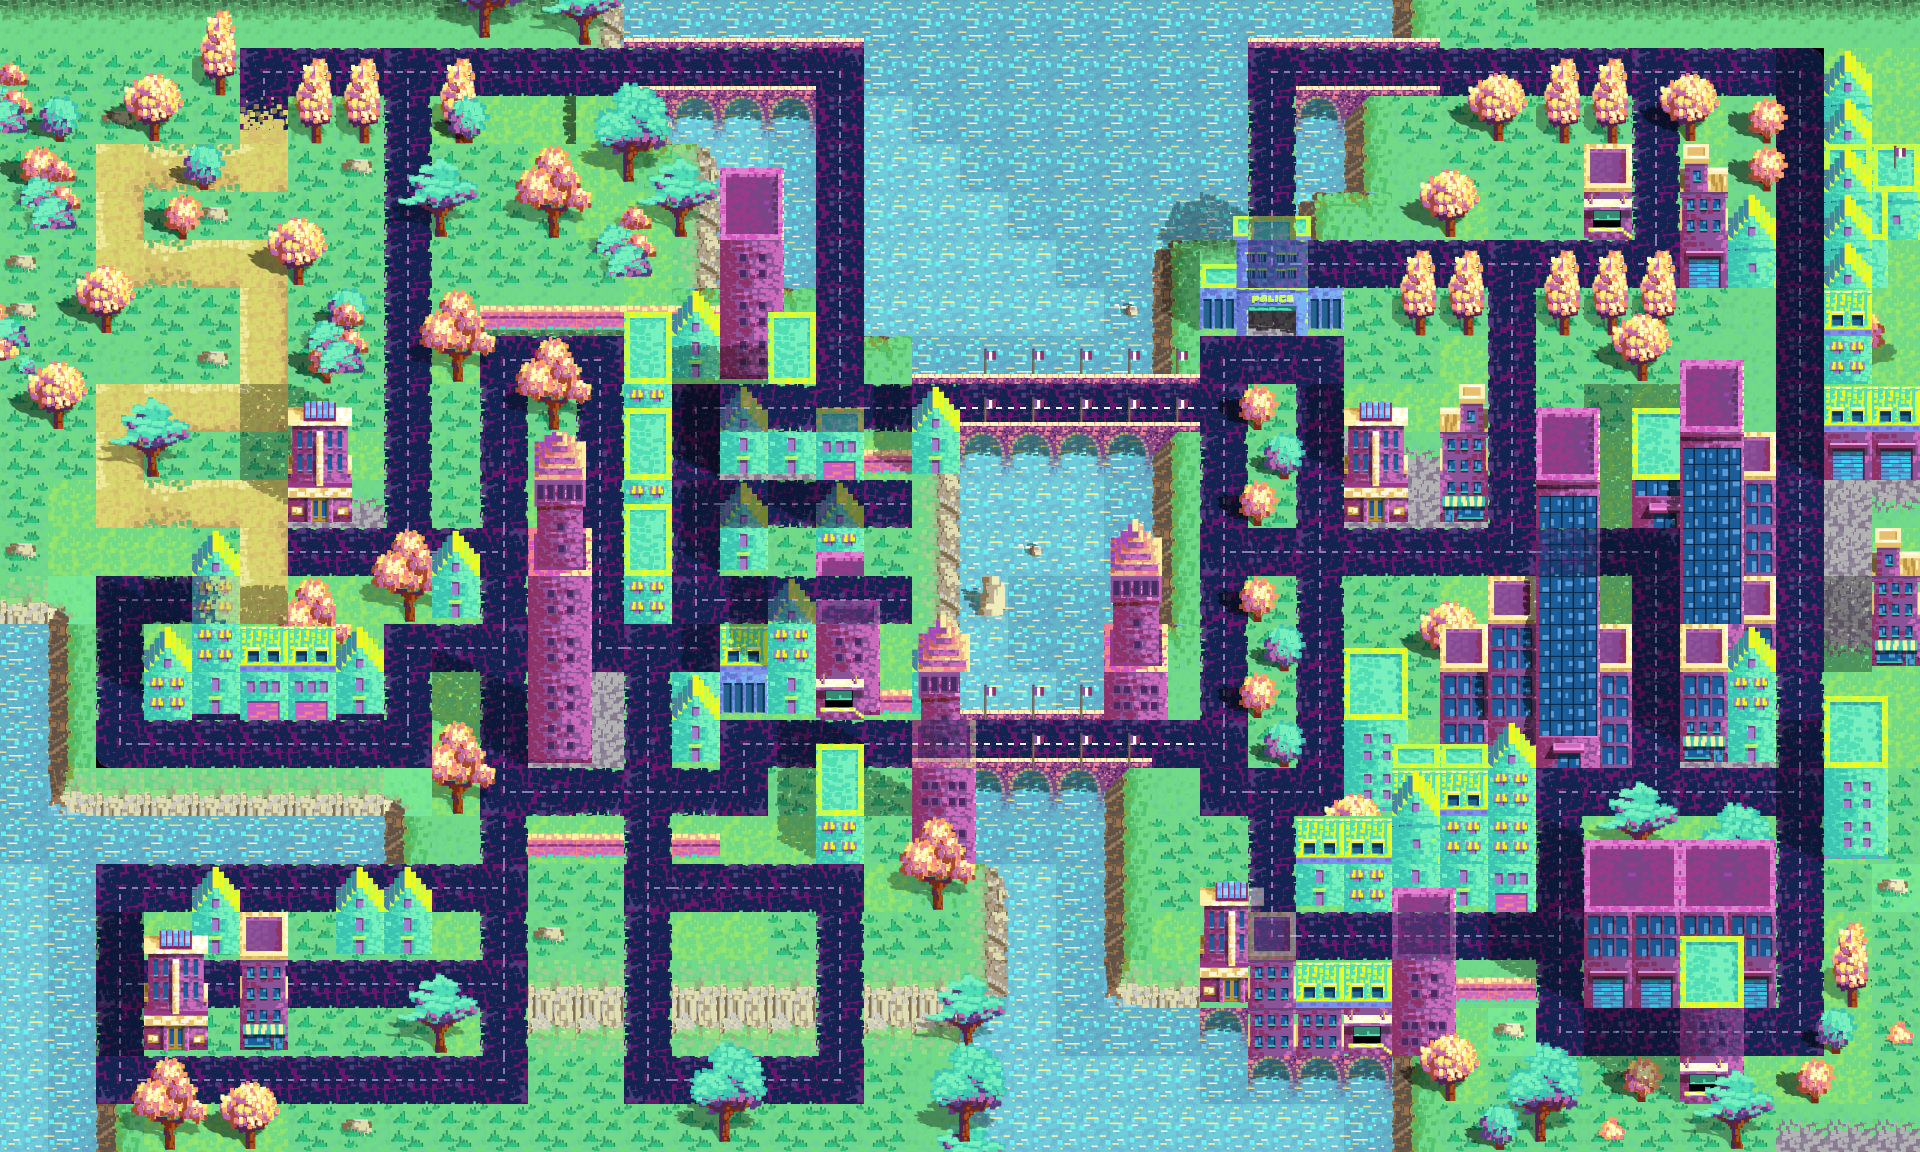

Rendered tile map (Tiled .tmx) drawn with the repository's tilesets; below, a short description and the map source with its tile grids summarised:
An orthogonal 40x24 tile map with 48x48 px tiles, 5 tile layers (background, path, structures, structures2, ...), 1 hidden layer not drawn, 3 tilesets.

<map version="1.2" tiledversion="1.2.5" orientation="orthogonal" renderorder="right-down" width="40" height="24" tilewidth="48" tileheight="48" infinite="0" nextlayerid="14" nextobjectid="21">
 <tileset firstgid="1" name="color city cops tileset" tilewidth="48" tileheight="48" tilecount="168" columns="8">
  <image source="ccc_tileset.png" width="385" height="1008" />
  <tile id="62">
   <animation>
    <frame tileid="62" duration="300" />
    <frame tileid="54" duration="300" />
   </animation>
  </tile>
  <tile id="70">
   <animation>
    <frame tileid="70" duration="100" />
    <frame tileid="71" duration="100" />
   </animation>
  </tile>
  <tile id="102">
   <animation>
    <frame tileid="102" duration="300" />
    <frame tileid="94" duration="300" />
   </animation>
  </tile>
  <tile id="127">
   <animation>
    <frame tileid="127" duration="300" />
    <frame tileid="135" duration="350" />
   </animation>
  </tile>
  <tile id="142">
   <animation>
    <frame tileid="142" duration="100" />
    <frame tileid="143" duration="100" />
   </animation>
  </tile>
 </tileset>
 <tileset firstgid="169" name="collision set" tilewidth="48" tileheight="48" tilecount="100" columns="10">
  <image source="collision_objects.png" width="480" height="480" />
  <tile id="0">
   <properties>
    <property name="road" type="bool" value="false" />
   </properties>
  </tile>
  <tile id="1">
   <properties>
    <property name="road" type="bool" value="true" />
   </properties>
  </tile>
 </tileset>
 <tileset firstgid="269" source="extras.tsx" />
 <layer id="1" name="background" width="40" height="24" opacity="0.94">
  <data>[960 cells, 960 non-empty, 35 distinct tile ids]</data>
 </layer>
 <layer id="13" name="path" width="40" height="24">
  <data>[960 cells, 0 non-empty, 0 distinct tile ids]</data>
 </layer>
 <layer id="3" name="structures" width="40" height="24">
  <data>[960 cells, 348 non-empty, 93 distinct tile ids]</data>
 </layer>
 <layer id="4" name="structures2" width="40" height="24">
  <data>[960 cells, 352 non-empty, 107 distinct tile ids]</data>
 </layer>
 <layer id="8" name="transparentStructures" width="40" height="24" opacity="0.46">
  <data>[960 cells, 21 non-empty, 17 distinct tile ids]</data>
 </layer>
 <layer id="5" name="collisions" width="40" height="24" visible="0" opacity="0.6">
  <data>[960 cells, 960 non-empty, 2 distinct tile ids]</data>
 </layer>
</map>